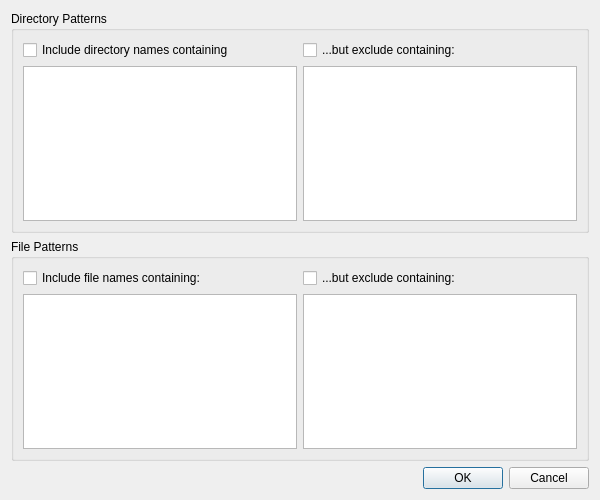
<?xml version="1.0" encoding="UTF-8"?>
<ui version="4.0">
 <class>filterSettings</class>
 <widget class="QDialog" name="filterSettings">
  <property name="geometry">
   <rect>
    <x>0</x>
    <y>0</y>
    <width>600</width>
    <height>500</height>
   </rect>
  </property>
  <property name="windowTitle">
   <string>Dialog</string>
  </property>
  <layout class="QGridLayout" name="gridLayout_3">
   <item row="0" column="0">
    <layout class="QVBoxLayout" name="verticalLayout_5">
     <item>
      <widget class="QGroupBox" name="groupBox">
       <property name="title">
        <string>Directory Patterns</string>
       </property>
       <layout class="QGridLayout" name="gridLayout_2">
        <item row="0" column="0">
         <layout class="QHBoxLayout" name="horizontalLayout_2">
          <item>
           <layout class="QVBoxLayout" name="verticalLayout">
            <item>
             <widget class="QCheckBox" name="dirIncActive">
              <property name="text">
               <string>Include directory names containing</string>
              </property>
             </widget>
            </item>
            <item>
             <widget class="QPlainTextEdit" name="dirIncludes">
              <property name="lineWrapMode">
               <enum>QPlainTextEdit::NoWrap</enum>
              </property>
             </widget>
            </item>
           </layout>
          </item>
          <item>
           <layout class="QVBoxLayout" name="verticalLayout_2">
            <item>
             <widget class="QCheckBox" name="dirExclActive">
              <property name="text">
               <string>...but exclude containing:</string>
              </property>
             </widget>
            </item>
            <item>
             <widget class="QPlainTextEdit" name="dirExcludes">
              <property name="lineWrapMode">
               <enum>QPlainTextEdit::NoWrap</enum>
              </property>
             </widget>
            </item>
           </layout>
          </item>
         </layout>
        </item>
       </layout>
      </widget>
     </item>
     <item>
      <widget class="QGroupBox" name="groupBox_2">
       <property name="title">
        <string>File Patterns</string>
       </property>
       <layout class="QGridLayout" name="gridLayout">
        <item row="0" column="0">
         <layout class="QHBoxLayout" name="horizontalLayout">
          <item>
           <layout class="QVBoxLayout" name="verticalLayout_3">
            <item>
             <widget class="QCheckBox" name="fileInclActive">
              <property name="text">
               <string>Include file names containing:</string>
              </property>
             </widget>
            </item>
            <item>
             <widget class="QPlainTextEdit" name="fileIncludes">
              <property name="lineWrapMode">
               <enum>QPlainTextEdit::NoWrap</enum>
              </property>
             </widget>
            </item>
           </layout>
          </item>
          <item>
           <layout class="QVBoxLayout" name="verticalLayout_4">
            <item>
             <widget class="QCheckBox" name="fileExclActive">
              <property name="text">
               <string>...but exclude containing:</string>
              </property>
             </widget>
            </item>
            <item>
             <widget class="QPlainTextEdit" name="fileExludes">
              <property name="lineWrapMode">
               <enum>QPlainTextEdit::NoWrap</enum>
              </property>
             </widget>
            </item>
           </layout>
          </item>
         </layout>
        </item>
       </layout>
      </widget>
     </item>
     <item>
      <widget class="QDialogButtonBox" name="buttonBox">
       <property name="orientation">
        <enum>Qt::Horizontal</enum>
       </property>
       <property name="standardButtons">
        <set>QDialogButtonBox::Cancel|QDialogButtonBox::Ok</set>
       </property>
      </widget>
     </item>
    </layout>
   </item>
  </layout>
 </widget>
 <resources/>
 <connections>
  <connection>
   <sender>buttonBox</sender>
   <signal>accepted()</signal>
   <receiver>filterSettings</receiver>
   <slot>accept()</slot>
   <hints>
    <hint type="sourcelabel">
     <x>260</x>
     <y>487</y>
    </hint>
    <hint type="destinationlabel">
     <x>157</x>
     <y>274</y>
    </hint>
   </hints>
  </connection>
  <connection>
   <sender>buttonBox</sender>
   <signal>rejected()</signal>
   <receiver>filterSettings</receiver>
   <slot>reject()</slot>
   <hints>
    <hint type="sourcelabel">
     <x>328</x>
     <y>487</y>
    </hint>
    <hint type="destinationlabel">
     <x>286</x>
     <y>274</y>
    </hint>
   </hints>
  </connection>
  <connection>
   <sender>dirIncActive</sender>
   <signal>stateChanged(int)</signal>
   <receiver>filterSettings</receiver>
   <slot>checkChanged(int)</slot>
   <hints>
    <hint type="sourcelabel">
     <x>77</x>
     <y>58</y>
    </hint>
    <hint type="destinationlabel">
     <x>226</x>
     <y>8</y>
    </hint>
   </hints>
  </connection>
  <connection>
   <sender>dirExclActive</sender>
   <signal>stateChanged(int)</signal>
   <receiver>filterSettings</receiver>
   <slot>checkChanged(int)</slot>
   <hints>
    <hint type="sourcelabel">
     <x>348</x>
     <y>58</y>
    </hint>
    <hint type="destinationlabel">
     <x>433</x>
     <y>4</y>
    </hint>
   </hints>
  </connection>
  <connection>
   <sender>fileInclActive</sender>
   <signal>stateChanged(int)</signal>
   <receiver>filterSettings</receiver>
   <slot>checkChanged(int)</slot>
   <hints>
    <hint type="sourcelabel">
     <x>63</x>
     <y>272</y>
    </hint>
    <hint type="destinationlabel">
     <x>11</x>
     <y>324</y>
    </hint>
   </hints>
  </connection>
  <connection>
   <sender>fileExclActive</sender>
   <signal>stateChanged(int)</signal>
   <receiver>filterSettings</receiver>
   <slot>checkChanged(int)</slot>
   <hints>
    <hint type="sourcelabel">
     <x>428</x>
     <y>264</y>
    </hint>
    <hint type="destinationlabel">
     <x>593</x>
     <y>301</y>
    </hint>
   </hints>
  </connection>
 </connections>
 <slots>
  <slot>checkChanged(int)</slot>
 </slots>
</ui>
